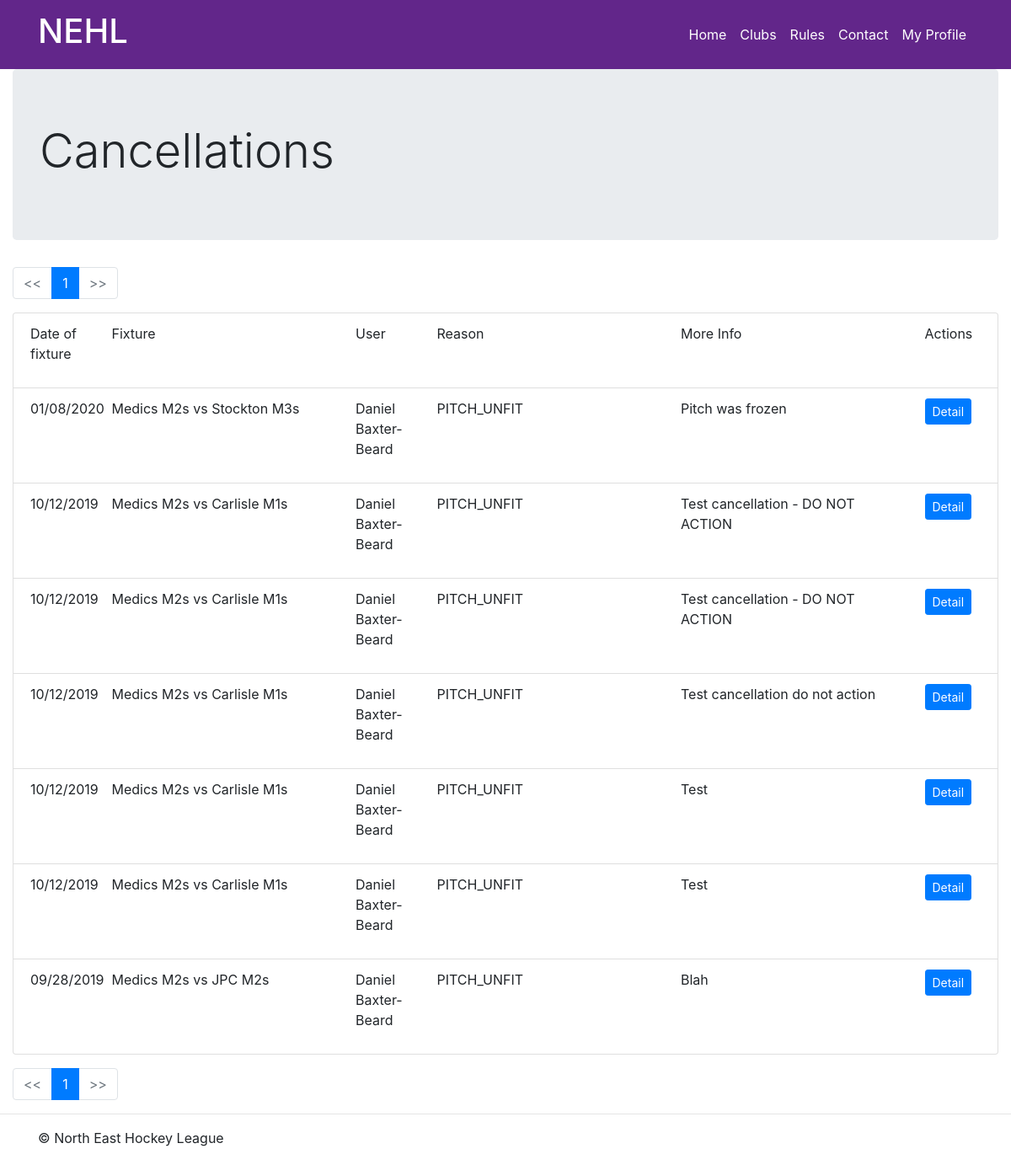
The app's page /fixtures/cancellations/ (signed in) with its own data.
### fixtures/models.py (models this page shows, shortened)
class FixtureCancellation(models.Model):
    cancellation_reporter = models.ForeignKey('clubs.Member', on_delete=models.SET_NULL, null=True)
    fixture = models.ForeignKey(Fixture, on_delete=models.CASCADE)
    datetime_cancelled = models.DateTimeField()
    cancellation_reason = models.CharField(max_length=30)
    cancelled_by_team = models.ForeignKey('teams.Team', on_delete=models.SET_NULL, null=True)
    more_info = models.CharField(max_length=150)
    response = models.ForeignKey('CancellationResponse', on_delete=models.CASCADE, null=True)

class Fixture(models.Model):
    season = models.ForeignKey(Season, on_delete=models.CASCADE)
    competition = models.ForeignKey(Competition, on_delete=models.CASCADE)
    venue = models.ForeignKey(Venue, on_delete=models.SET_NULL, null=True, blank=True)
    team_a = models.ForeignKey('teams.Team',
                               related_name='team_a_fixtures',
                               on_delete=models.CASCADE,
                               null=True
                               )
    team_b = models.ForeignKey('teams.Team',
                               related_name='team_b_fixtures',
                               on_delete=models.CASCADE,
                               null=True
                               )
    date = models.DateField()
    time = models.TimeField(null=True, blank=True)
    umpire_a = models.ForeignKey('Umpire',
                                 related_name='fixtures_as_umpire_a',
                                 on_delete=models.SET_NULL,
                                 null=True, blank=True)
    umpire_b = models.ForeignKey('Umpire',
                                 related_name='fixtures_as_umpire_b',
                                 on_delete=models.SET_NULL,
                                 null=True, blank=True)
    match_card_submission_url = models.CharField(max_length=300, null=True, blank=True)
    result = models.OneToOneField('FixtureResult', on_delete=models.CASCADE, null=True, blank=True)

### teams/models.py (models this page shows, shortened)
class Team(models.Model):
    name = models.CharField(max_length=30)
    short_name = models.CharField(max_length=5, null=True)
    club = models.ForeignKey('clubs.Club', on_delete=models.CASCADE)
    squad = models.ManyToManyField('clubs.Member', related_name='squads', blank=True)

### clubs/models.py (models this page shows, shortened)
class Club(models.Model):
    name = models.CharField(max_length=60)
    short_name = models.CharField(max_length=12, null=True)
    primary_colour = models.CharField(max_length=7)
    secondary_colour = models.CharField(max_length=7)
    venues = models.ManyToManyField('fixtures.Venue',
                                    through='fixtures.VenueUseType')
    main_venue = models.ForeignKey('fixtures.Venue',
                                   on_delete=models.SET_NULL,
                                   related_name='main_club',
                                   null=True)
    management = models.ManyToManyField('Member',
                                        related_name='management_position',
                                        through='ClubManagementPosition')
    main_contact = models.ForeignKey('Member',
                                     related_name='main_contact_for',
                                     on_delete=models.SET_NULL,
                                     null=True, blank=True)
    fixture_coordinator = models.ForeignKey('Member',
                                            related_name='fixture_coordinator_for',
                                            on_delete=models.SET_NULL,
                                            null=True, blank=True)
    dashboard_link = models.CharField(max_length=100, null=True, blank=True)

class Member(models.Model):
    date_of_birth = models.DateField()
    registration_date = models.DateField()
    club = models.ForeignKey(Club, on_delete=models.SET_NULL, null=True, related_name='members')
    user = models.OneToOneField(settings.AUTH_USER_MODEL, on_delete=models.SET_NULL, null=True)

### fixtures/views/cancellations.py (the view)
# urls.py: path('', views.index, name='index'),
def index(request):
    cancellations = FixtureCancellation.objects.all().order_by('-fixture__date')
    user = request.user
    can_manage = False
    if user.is_authenticated:
        if can_manage_cancellation(cancellations.first(), user.id):
            can_manage = True
    if not can_manage:
        return HttpResponseForbidden()
    paginator = Paginator(cancellations, 10)
    page = request.GET.get('page')
    cancellations = paginator.get_page(page)
    return render(request, 'cancellations/index.html', {'cancellations': cancellations})

### fixtures/utils/cancellations.py (called while the page is built)
def can_manage_cancellation(cancellation: FixtureCancellation, user_id):
    a_fixture = cancellation.fixture
    for official in a_fixture.competition.officials.all():
        if official.user.id == user_id:
            return True
    parent_competition = get_most_senior_parent_competition(a_fixture.competition)
    for official in parent_competition.officials.all():
        if official.user.id == user_id:
            return True

### fixtures/utils/general.py (called while the page is built)
def get_most_senior_parent_competition(competition):
    direct_parent = competition.parent_competition
    if direct_parent is None:
        return competition
    return get_most_senior_parent_competition(direct_parent)

### nehlwebsite/templatetags/paginate.py (called while the page is built)
@register.inclusion_tag('fragments/pagination.html')
def paginate(pagination_object):
    return {'pagination_object': pagination_object}

### fixtures/templates/cancellations/index.html
{% extends 'nehlwebsite/base.html' %}
{% load static %}
{% load crispy_forms_filters %}
{% load paginate %}
{% block css %}
    <link rel="stylesheet" type="text/css" href="{% static 'fixtures/style.css' %}">
{% endblock %}
{% block content %}
    <div class="container-fluid">
        <div class="jumbotron">
              <h3 class="display-4">Cancellations</h3>
        </div>
        {% paginate cancellations %}
        <div class="list-group">
            <div class="list-group-item">
                <div class="row">
                    <p class="d-none d-lg-block col-1" >Date of fixture</p>
                    <p class="col-9 col-md-6 col-lg-3">Fixture</p>
                    <p class="d-none d-lg-block col-1">User</p>
                    <p class="d-none d-md-block col-3">Reason</p>
                    <p class="d-none d-lg-block col-3">More Info</p>
                    <p class="col-3 col-lg-1">Actions</p>
                </div>
            </div>
            {% for cancellation in cancellations %}
            <div class="list-group-item">
                <div class="row">
                    <p class="d-none d-lg-block col-1">{{ cancellation.fixture.date|date:"SHORT_DATE_FORMAT" }}</p>
                    <p class="col-9 col-md-6 col-lg-3">{{ cancellation.fixture.team_a.club.short_name|default_if_none:cancellation.fixture.team_a.club.name }} {{ cancellation.fixture.team_a.short_name }} vs {{ cancellation.fixture.team_b.club.short_name|default_if_none:cancellation.fixture.team_b.club.name}} {{ cancellation.fixture.team_b.short_name }}</p>
                    <p class="d-none d-lg-block col-1">{{ cancellation.cancellation_reporter.user.first_name }} {{ cancellation.cancellation_reporter.user.last_name }}</p>
                    <p class="d-none d-md-block col-3">{{ cancellation.cancellation_reason }}</p>
                    <p class="d-none d-lg-block col-3">{{ cancellation.more_info }}</p>
                    <p class="col-3 col-lg-1">
                        <a class="btn btn-primary btn-sm" href="{% url 'cancellations:detail' cancellation.id %}" role="button">Detail</a>
                    </p>
                </div>
            </div>
            {% endfor %}
        </div>
        <div class="mt-3">
            {% paginate cancellations %}
        </div>
    </div>
{% endblock %}

### records on screen
FixtureCancellation: fixture "01/08/2020", fixture.team_a.club.short_name "Medics", fixture.team_a.short_name "M2s", fixture.team_b.club.short_name "Stockton", fixture.team_b.short_name "M3s", cancellation_reporter.user.first_name "Daniel", cancellation_reporter.user.last_name "Baxter-Beard", cancellation_reason "PITCH_UNFIT", more_info "Pitch was frozen"
FixtureCancellation: fixture "10/12/2019", fixture.team_a.club.short_name "Medics", fixture.team_a.short_name "M2s", fixture.team_b.club.short_name "Carlisle", fixture.team_b.short_name "M1s", cancellation_reporter.user.first_name "Daniel", cancellation_reporter.user.last_name "Baxter-Beard", cancellation_reason "PITCH_UNFIT", more_info "Test cancellation - DO NOT ACTION"
FixtureCancellation: fixture "10/12/2019", fixture.team_a.club.short_name "Medics", fixture.team_a.short_name "M2s", fixture.team_b.club.short_name "Carlisle", fixture.team_b.short_name "M1s", cancellation_reporter.user.first_name "Daniel", cancellation_reporter.user.last_name "Baxter-Beard", cancellation_reason "PITCH_UNFIT", more_info "Test cancellation - DO NOT ACTION"
FixtureCancellation: fixture "10/12/2019", fixture.team_a.club.short_name "Medics", fixture.team_a.short_name "M2s", fixture.team_b.club.short_name "Carlisle", fixture.team_b.short_name "M1s", cancellation_reporter.user.first_name "Daniel", cancellation_reporter.user.last_name "Baxter-Beard", cancellation_reason "PITCH_UNFIT", more_info "Test cancellation do not action"
FixtureCancellation: fixture "10/12/2019", fixture.team_a.club.short_name "Medics", fixture.team_a.short_name "M2s", fixture.team_b.club.short_name "Carlisle", fixture.team_b.short_name "M1s", cancellation_reporter.user.first_name "Daniel", cancellation_reporter.user.last_name "Baxter-Beard", cancellation_reason "PITCH_UNFIT", more_info "Test"
FixtureCancellation: fixture "10/12/2019", fixture.team_a.club.short_name "Medics", fixture.team_a.short_name "M2s", fixture.team_b.club.short_name "Carlisle", fixture.team_b.short_name "M1s", cancellation_reporter.user.first_name "Daniel", cancellation_reporter.user.last_name "Baxter-Beard", cancellation_reason "PITCH_UNFIT", more_info "Test"
FixtureCancellation: fixture "09/28/2019", fixture.team_a.club.short_name "Medics", fixture.team_a.short_name "M2s", fixture.team_b.club.short_name "JPC", fixture.team_b.short_name "M2s", cancellation_reporter.user.first_name "Daniel", cancellation_reporter.user.last_name "Baxter-Beard", cancellation_reason "PITCH_UNFIT", more_info "Blah"

### other values on screen
{{ pagination_object.number }} "1 1"
